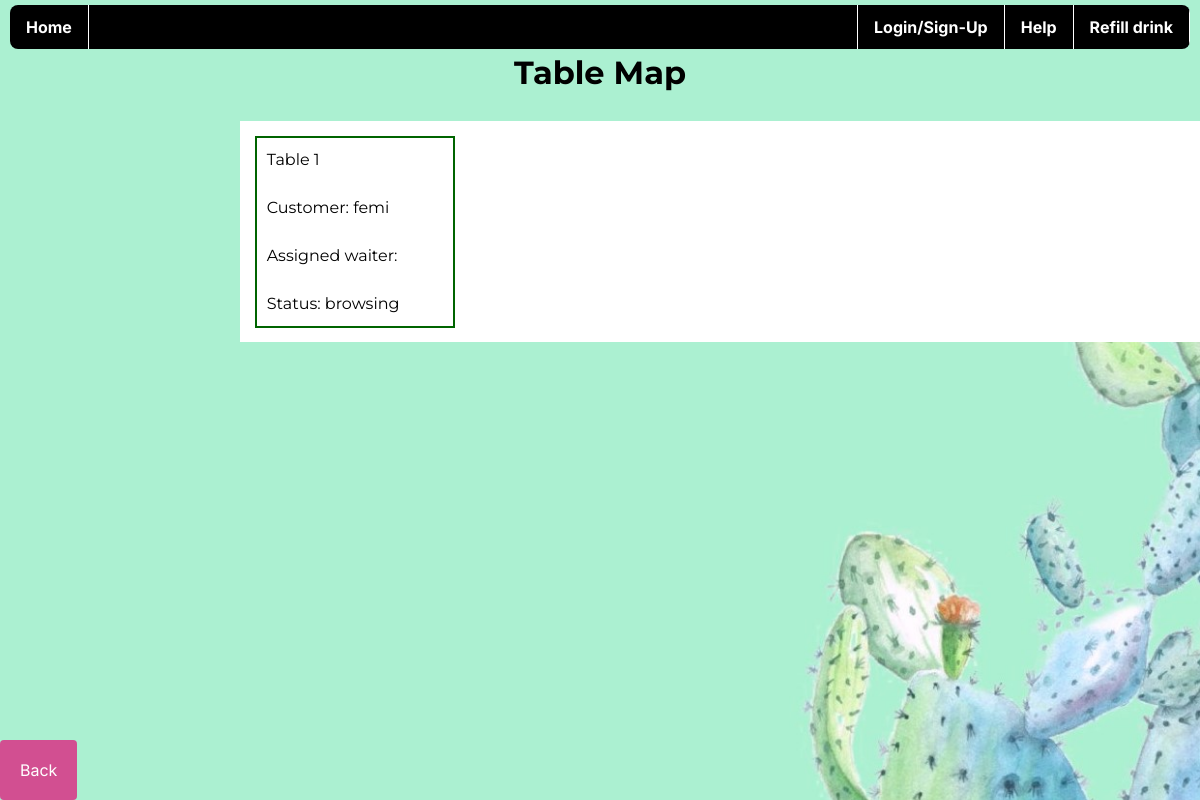
Screenshot of /table-map/ (signed in) with the database file from the repository.
### orders/models.py (models this page shows)
class Table(models.Model):
    TableNum = models.IntegerField(null=True)
    occupied = models.BooleanField(default=False)
    owner = models.OneToOneField(Customer, null=True, on_delete=models.SET_NULL, blank=True)
    order_status = models.CharField(max_length=12, null=True, blank=True, default='browsing')
    waiter_assigned = models.ForeignKey(settings.AUTH_USER_MODEL, on_delete=models.SET_NULL, null=True, blank=True)

### accounts/models.py (models this page shows)
class Customer(models.Model):   #creates customer model to save all customers and their rewards
    user = models.OneToOneField(settings.AUTH_USER_MODEL, on_delete=models.CASCADE,null=True) #unique relaionship with a1uthentication model
    pay_id = models.CharField(max_length=200, null=True, blank=True)
    reward_points = models.IntegerField(default=0, null=False, blank=False)
    reward_points_activated = models.IntegerField(default=0)
    def __str__(self):
        return self.user.username

### accounts/decorators.py (the view)
        def wrapper_func(request, *args, **kwargs):
            group =None
            if request.user.groups.count()>0:
                group=request.user.groups.all()[0].name
            if group in allowed_roles:
                return view_func(request, *args, **kwargs)
            else:
                return HttpResponse('You are not authorized to view this page')

### templates/staff/waiter_table_map.html (shortened to what this page needs)
{% load static %}
<!DOCTYPE html>
<html lang = "en">
<head>
    <link rel="stylesheet" href="{% static 'orders/styleCartAndPayment.css' %}">
</head>
    <body>
        <nav>
            <ul>
                <li><a href="#home">Home</a></li>
                <li class="nav-right"><a href="#refill">Refill drink</a></li>
                <li class="nav-right"><a href="#help">Help</a></li>
                <li class="nav-right" style="border-left: 1px solid white;"><a href="#login-signup">Login/Sign-Up</a></li>
            </ul>
        </nav>
        <h1 style="text-align:center;">
            Table Map
        </h1>
        <br>
        <div class=tableRow>
            {% for table in tables %}
            <div class=table1>
                <p>
                    Table {{table.TableNum}}
                </p>
                <br>
                <p>
                    Customer: {{table.owner}}
                </p>
                <br>
                <p>
                    Assigned waiter: {{table.waiter_assigned.username}}
                </p>
                <br>
                <p>
                    Status: {{table.order_status}}
                </p>
            </div>
            {% endfor %}
        </div>
        <button class="back-button"><a href="{% url 'waiter_home' %}">Back</a></button>
    </body>

### static/orders/styleCartAndPayment.css (style rules this page uses)
:root { --Inter: 'Inter', sans-serif; --Kaushan: 'Kaushan Script', cursive; --Mont: 'Montserrat', sans-serif; }
ul { list-style-type: none; margin: 5px 10px 0px 10px; padding: 0px; overflow: hidden; background-color: black; font-family: var(--Inter); border-radius: 8px; }
li { float: left; border-right: 1px solid white; }
li a { display: block; color: white; text-align: center; padding: 10px 16px; text-decoration: none; font-family: var(--Inter); font-weight: bold; }
.nav-right { float: right; }
.back-button { font-family: var(--Inter); font-size: 16px; background-color: rgba(223, 26, 124, 0.75); border: none; border-radius: 4px; padding: 20px; position:absolute; bottom: 0px; }
.back-button a { text-decoration: none; color: white; }
* { padding: 0; margin: 0; box-sizing: border-box; }
body { background: url(BG3.jpg)lightseagreen; line-height: 1.5; font-family: var(--Mont); background-size: cover; }

### templates/staff/waiter_table_map.html (style rules this page uses)
.table1 { background-color:white; width: 200px; min-height: 150px; padding: 10px; border: 2px solid darkgreen; box-sizing: border-box; float:left; margin: 0.5%; }
.tableRow { background-color: white; width:80%; min-height: 160px; padding: 10px; box-sizing: border-box; float: right; }

### rows the page displays
Table: TableNum "1", owner "femi", order_status "browsing"
